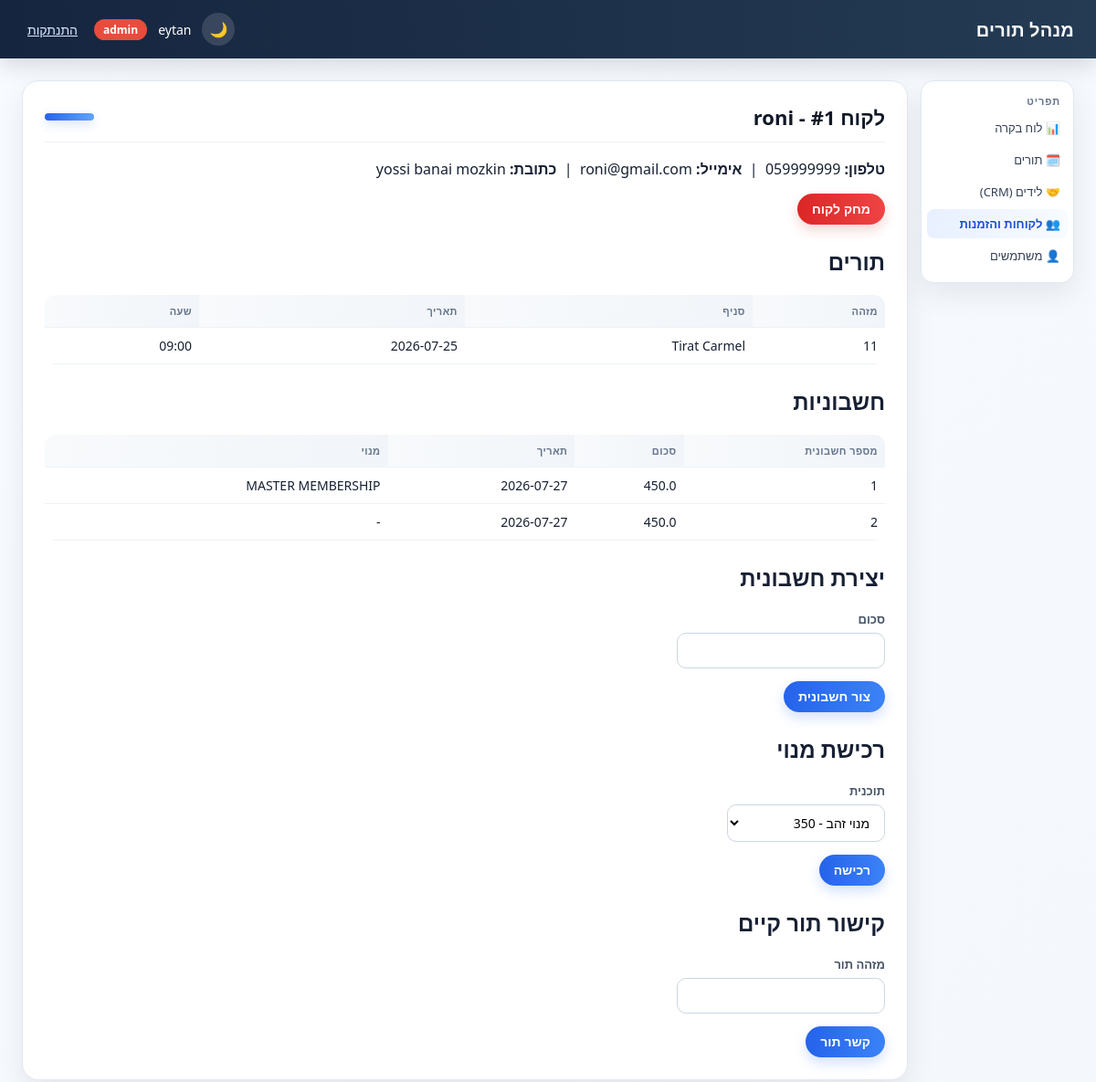
Page /customers/1 (signed in) on the earlier database version.
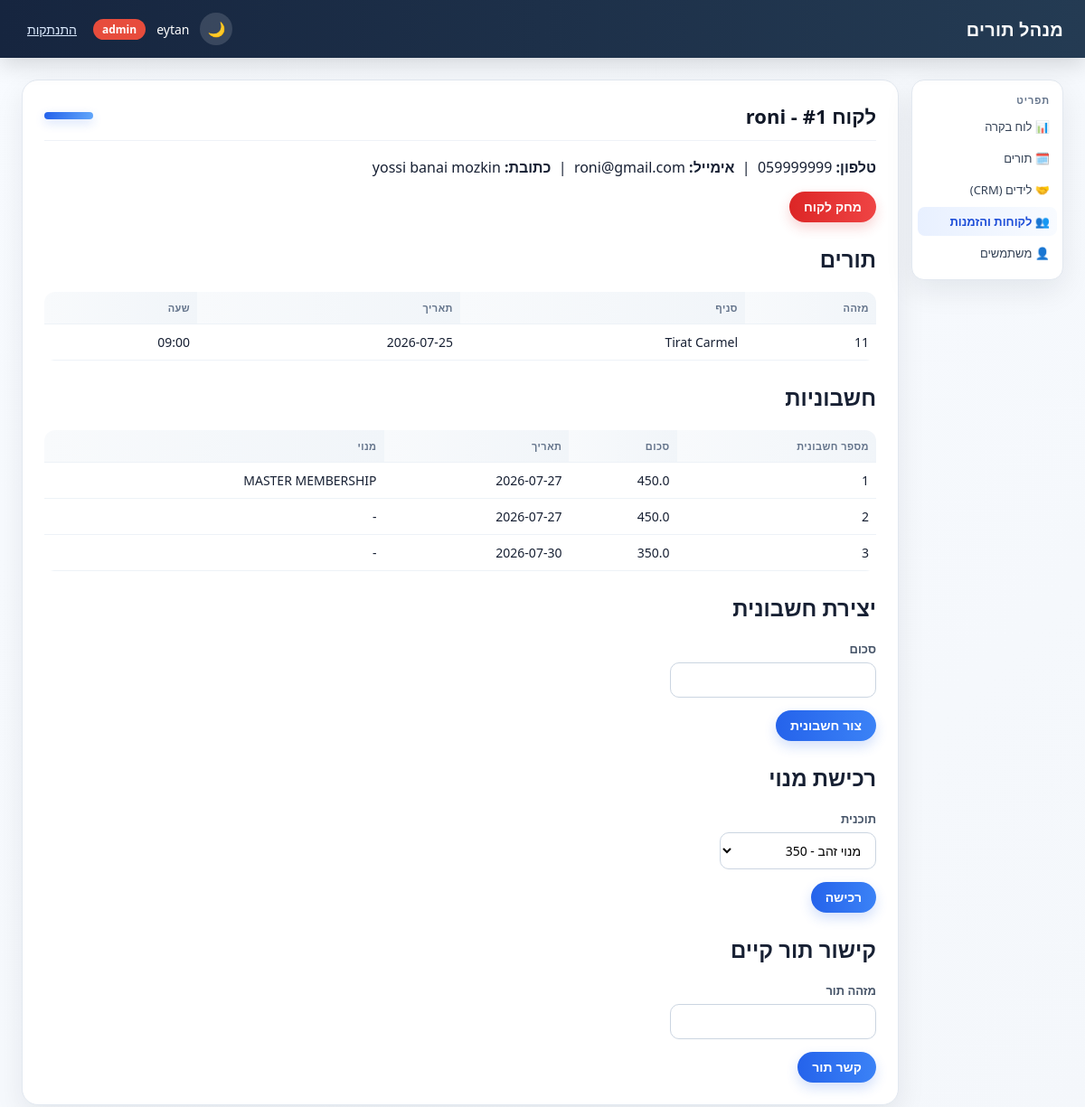
Same page on the later database version.
### tables this page shows
CREATE TABLE appointments (
            id_client TEXT PRIMARY KEY,
            name_of_client TEXT,
            phone_client TEXT,
            name_of_store TEXT,
            appointment_date TEXT,
            appointment_time TEXT,
            created_datetime_stamp TEXT
        , customer_id INTEGER REFERENCES customers(id));

CREATE TABLE invoices (
                invoice_number INTEGER PRIMARY KEY AUTOINCREMENT,
                customer_id INTEGER REFERENCES customers(id),
                amount REAL,
                invoice_date TEXT
            , membership_type TEXT);

### blueprints/customers.py (the view)
@bp.route("/<int:customer_id>")
@login_required
def detail(customer_id):
    repos = get_repos()
    customer = repos.customers.get_by_id(customer_id)
    if customer is None:
        flash("Customer not found.", "error")
        return redirect(url_for("customers.list_customers"))
    appointments = to_records(repos.appointments.get_by_customer_id(customer_id))
    invoices = to_records(repos.invoices.get_by_customer(customer_id))
    return render_template(
        "customers/detail.html",
        customer=customer,
        appointments=appointments,
        invoices=invoices,
        membership_plans=MEMBERSHIP_PLANS,
    )

### app.py (called while the page is built)
@app.context_processor
def inject_template_globals():
    return {
        "csrf_token": generate_csrf_token(),
        "current_user": current_user(),
        "ROLE_ADMIN": roles.ADMIN,
        "ROLE_USER": roles.USER,
    }

### appointment_repository.py (called while the page is built)
    def get_by_customer_id(self, customer_id):
        return pd.read_sql_query(
            f"SELECT * FROM {TABLE_NAME} WHERE customer_id = ?",
            self.conn,
            params=(customer_id,),
        )

### auth.py (called while the page is built)
def generate_csrf_token():
    if "csrf_token" not in session:
        session["csrf_token"] = secrets.token_hex(16)
    return session["csrf_token"]

def validate_csrf():
    if request.method != "POST":
        return
    token = session.get("csrf_token")
    submitted = request.form.get("csrf_token", "")
    if not token or not secrets.compare_digest(token, submitted):
        abort(400)

def current_user():
    return session.get("user")

def login_required(view):
    @wraps(view)
    def wrapped(*args, **kwargs):
        if current_user() is None:
            return redirect(url_for("auth.login"))
        return view(*args, **kwargs)
    return wrapped

### view_utils.py (called while the page is built)
def to_records(df):
    return df.where(pd.notnull(df), None).to_dict("records")

### templates/customers/detail.html (shortened to what this page needs)
{% extends "base.html" %}
{% block page_heading %}לקוח #{{ customer.id }} - {{ customer.name }}{% endblock %}
{% block content %}
<p>
    <strong>טלפון:</strong> {{ customer.phone }} &nbsp;|&nbsp;
    <strong>אימייל:</strong> {{ customer.email }} &nbsp;|&nbsp;
    <strong>כתובת:</strong> {{ customer.address }}
</p>
{% if current_user.role == ROLE_ADMIN %}
<form method="post" action="{{ url_for('customers.delete', customer_id=customer.id) }}"
      onsubmit="return confirm('Delete this customer?');">
    <button type="submit" class="btn btn-danger">מחק לקוח</button>
</form>
{% endif %}
<div class="section">
    <h2>תורים</h2>
    {% if appointments %}
    <table>
        <thead>
            <tr><th>מזהה</th><th>סניף</th><th>תאריך</th><th>שעה</th></tr>
        </thead>
        <tbody>
            {% for a in appointments %}
            <tr>
                <td>{{ a.id_client }}</td>
                <td>{{ a.name_of_store }}</td>
                <td>{{ a.appointment_date or "-" }}</td>
                <td>{{ a.appointment_time or "-" }}</td>
            </tr>
            {% endfor %}
        </tbody>
    </table>
    {% else %}
    <p class="empty-state">אין תורים ללקוח זה.</p>
    {% endif %}
</div>
<div class="section">
    <h2>חשבוניות</h2>
    {% if invoices %}
    <table>
        <thead>
            <tr><th>מספר חשבונית</th><th>סכום</th><th>תאריך</th><th>מנוי</th></tr>
        </thead>
        <tbody>
            {% for inv in invoices %}
            <tr>
                <td>{{ inv.invoice_number }}</td>
                <td>{{ inv.amount }}</td>
                <td>{{ inv.invoice_date }}</td>
                <td>{{ inv.membership_type or "-" }}</td>
            </tr>
            {% endfor %}
        </tbody>
    </table>
    {% else %}
    <p class="empty-state">אין חשבוניות ללקוח זה.</p>
    {% endif %}
</div>
<div class="section">
    <h2>יצירת חשבונית</h2>
    <form method="post" action="{{ url_for('customers.create_invoice', customer_id=customer.id) }}" class="form-card">
        <div class="form-group">
            <label>סכום</label>
            <input type="number" step="0.01" name="amount" required>
        </div>
        <button type="submit" class="btn">צור חשבונית</button>
    </form>
</div>
<div class="section">
    <h2>רכישת מנוי</h2>
    <form method="post" action="{{ url_for('customers.purchase_membership', customer_id=customer.id) }}" class="form-card">
        <div class="form-group">
            <label>תוכנית</label>
            <select name="plan_name" required>
                {% for name, price in membership_plans %}
                <option value="{{ name }}">{{ name }} - {{ price }}</option>
                {% endfor %}
            </select>
        </div>
        <button type="submit" class="btn">רכישה</button>
    </form>
</div>
<div class="section">
    <h2>קישור תור קיים</h2>
    <form method="post" action="{{ url_for('customers.link_appointment', customer_id=customer.id) }}" class="form-card">
        <div class="form-group">
            <label>מזהה תור</label>
            <input type="text" name="id_client" required>
        </div>
        <button type="submit" class="btn">קשר תור</button>
    </form>
</div>
{% endblock %}

Differences in the rows shown:
added invoices: invoice_number "3", amount "350.0", invoice_date "2026-07-30", membership_type "-"
